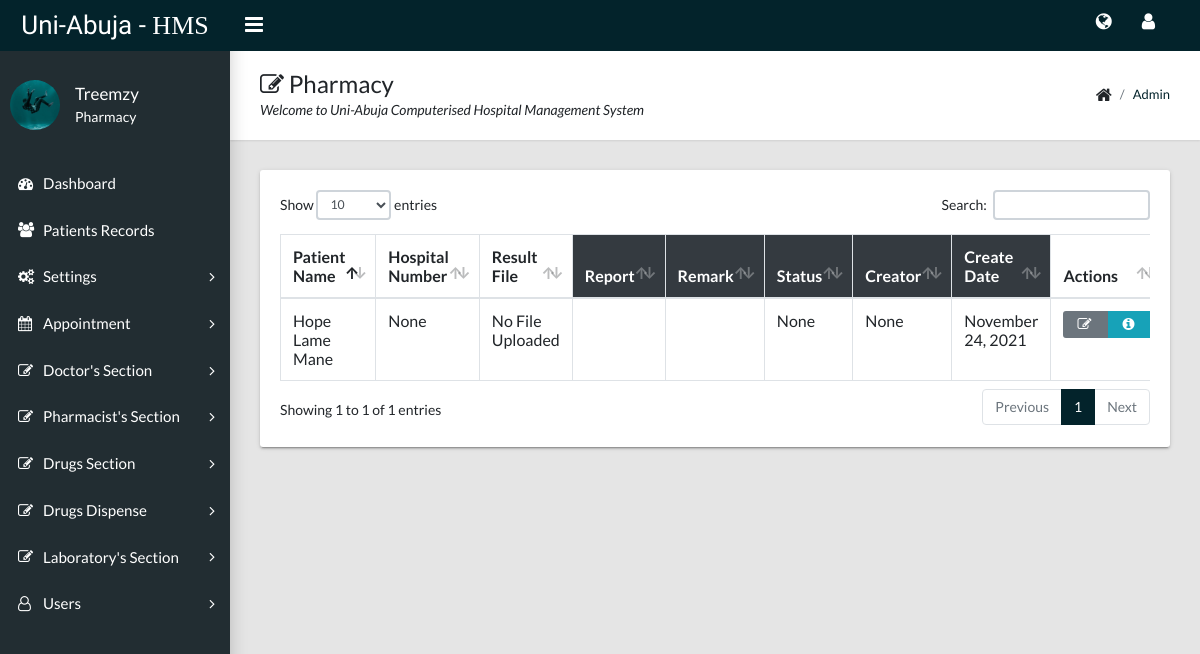
The page /pharmacy/ (signed in) on the database its author committed.
### users/models.py (models this page shows, shortened)
class User(AbstractUser):
    is_admin = models.BooleanField('Admin', default=False)
    is_superadmin = models.BooleanField('Super Admin', default=False)
    roles = models.ForeignKey(Role, null=True, blank=True, on_delete=models.SET_NULL)

class Profile(models.Model):
    user = models.OneToOneField(User, null=True, on_delete=models.SET_NULL)
    active = models.BooleanField('Active', default=False)
    bio = models.CharField(max_length=100, default='')
    image = models.ImageField(default='default.jpg', upload_to='profile_pics')

class Role(models.Model):
    role = models.CharField(max_length=100, null=True, blank=True, default=None)
    creator = models.CharField(max_length=100)
    createDate = models.DateTimeField(default=timezone.now)
    def __str__(self):
        return self.role

### CHospital/models.py (models this page shows, shortened)
class Pharmacy(models.Model):
    prescription = models.OneToOneField(Prescription, null=True, blank=True, default=None, on_delete=models.SET_NULL)
    complaint = models.TextField()
    remark = models.TextField()
    status = models.ForeignKey(Status, null=True, on_delete=models.SET_NULL)
    creator = models.CharField(max_length=100, null=True, blank=True)
    createDate = models.DateTimeField(default=timezone.now, null=True, blank=True)

class Prescription(models.Model):
    DoctorNoteID = models.ForeignKey(DoctorNote, null=True, blank=True, default=None, on_delete=models.SET_NULL)
    prescription = models.TextField()
    remark = models.TextField()
    file = models.FileField(upload_to='Pharmacy/', blank=True, null=True)
    creator = models.CharField(max_length=100, null=True, blank=True)
    createDate = models.DateTimeField(default=timezone.now, null=True, blank=True)

class DoctorNote(models.Model):
    appointmentID = models.OneToOneField(Appointment, null=True, blank=True, default=None, on_delete=models.SET_NULL)
    status = models.ForeignKey(Status, null=True, blank=True, on_delete=models.SET_NULL)
    observation = models.TextField()
    assessment = models.TextField()
    plan = models.TextField()
    remark = models.TextField()
    creator = models.CharField(max_length=100, null=True, blank=True)
    createDate = models.DateTimeField(default=timezone.now, null=True, blank=True)

class Appointment(models.Model):
    patientID = models.ForeignKey(Patient, null=True, blank=True, on_delete=models.SET_NULL)
    AppointmentTypeID = models.ForeignKey(AppointmentType, null=True, on_delete=models.SET_NULL)
    note = models.TextField()
    doctor = models.ForeignKey(User, null=True, on_delete=models.SET_NULL)
    status = models.CharField(max_length=100, null=True, blank=True)
    scheduledDate = models.DateTimeField(auto_now_add=False, auto_now=False, null=True, blank=True)
    creator = models.CharField(max_length=100, null=True, blank=True,)
    createDate = models.DateTimeField(default=timezone.now, null=True, blank=True)

class Patient(models.Model):
    hopitalNo = models.CharField(max_length=100, null=True, blank=True)
    surname = models.CharField(max_length=100)
    firstname = models.CharField(max_length=100)
    othername = models.CharField(max_length=100)
    dob = models.DateTimeField(auto_now_add=False, auto_now=False, null=True, blank=True)
    gender = models.ForeignKey(Gender, null=True, on_delete=models.SET_NULL)
    phone = models.CharField(max_length=100)
    emailAd = models.CharField(max_length=100)
    state = models.CharField(max_length=100)
    lga = models.CharField(max_length=100)
    matric_staff = models.CharField(max_length=100)
    address = models.TextField()
    maritalStatus = models.ForeignKey(MaritalStatus, null=True, on_delete=models.SET_NULL)
    patientType = models.ForeignKey(PatientType, null=True, on_delete=models.SET_NULL)
    bloodGroup = models.ForeignKey(BloodGroup, null=True, on_delete=models.SET_NULL)
    genotype = models.ForeignKey(Genotype, null=True, on_delete=models.SET_NULL)
    medicalCondition = models.TextField()
    allergies = models.TextField()
    creator = models.CharField(max_length=100, null=True, blank=True,)
    createDate = models.DateTimeField(default=timezone.now, null=True, blank=True)

### CHospital/views.py (the view)
# urls.py: path('pharmacy/', PharmacyListView.as_view(), name='CHMS-pharmacy'),
class PharmacyListView(LoginRequiredMixin, PermissionRequiredMixin, ListView):
    model = Pharmacy
    context_object_name = 'pharmacy'
    ordering = ['-createDate']
    extra_context = {'PH': 'active'}
    template_name = 'CHospital/pharmacy/index.html'
    def has_permission(self):
        return (
                self.request.user.is_superuser
                or self.request.user.roles.role == 'Pharmacy'
        )

### CHospital/templates/CHospital/pharmacy/index.html
{% extends "CHospital/base.html" %}
{% block content %}
   <div class="app-title">
        <div>
          <h1><i class="fa fa-edit"></i> Pharmacy </h1>
          <p>Welcome to Uni-Abuja Computerised Hospital Management System </p>
        </div>
        <ul class="app-breadcrumb breadcrumb">
          <li class="breadcrumb-item"><i class="fa fa-home fa-lg"></i></li>
          <li class="breadcrumb-item"><a href="{% url 'CHMS-pharmacy' %}">Admin</a></li>
        </ul>
   </div>
    <div class="row">
        <div class="col-md-12">
          <div class="tile">
            <div class="tile-body">
              <div class="table-responsive">
                <table class="table table-hover table-bordered" id="sampleTable">
                  <thead>
                    <tr>
                      <th>Patient Name</th>
                      <th>Hospital Number</th>
                      <th>Result File</th>
                      <th class="bg-dark text-white">Report</th>
                      <th class="bg-dark text-white">Remark</th>
                      <th class="bg-dark text-white">Status</th>
                      <th class="bg-dark text-white">Creator</th>
                      <th class="bg-dark text-white">Create Date</th>
                      <th>Actions</th>
                    </tr>
                  </thead>
                  <tbody>
                    {% for pharmacy in pharmacy %}
                        <tr>
                          <td>{{ pharmacy.prescription.DoctorNoteID.appointmentID.patientID.surname}} {{ pharmacy.prescription.DoctorNoteID.appointmentID.patientID.firstname}} {{ pharmacy.prescription.DoctorNoteID.appointmentID.patientID.othername}}</td>
                          <td>{{ pharmacy.prescription.DoctorNoteID.appointmentID.patientID.hopitalNo}}</td>
                          <td>
                              {% if not pharmacy.prescription.file %}
                              No File Uploaded
                              {% else %}
                              <a href="" onclick="window.open('/media/{{ pharmacy.prescription.file }}')"><i class="fa fa-file-pdf-o"></i></a>
                              {% endif %}
                          </td>
                          <td>{{ pharmacy.complaint}}</td>
                          <td>{{ pharmacy.remark}}</td>
                          <td>{{ pharmacy.status}}</td>
                          <td>{{ pharmacy.creator}}</td>
                          <td>{{ pharmacy.createDate|date:"F d, Y"}}</td>
                          <td>
                              <div class="btn-group"><a class="btn btn-secondary" href="{% url 'CHMS-pharmacyUpdate' pharmacy.id %}"><i class="fa fa-lg fa-edit"></i></a><a class="btn btn-info" href="{% url 'CHMS-pharmacyDetail' pharmacy.id %}"><i class="fa fa-lg fa-info-circle"></i></a></div>
                        </tr>
                    {% endfor %}
                  </tbody>
                </table>
              </div>
            </div>
          </div>
        </div>
    </div>
{%endblock content%}

### CHospital/templates/CHospital/base.html (shortened to what this page needs)
{% load static  %}
<html>
    <head>
        <link rel="stylesheet"  href="{% static 'style/main.css' %}">
        <link rel="stylesheet"  href="{% static 'fonts/font-awesome/css/font-awesome.css' %}">
        <link rel="stylesheet"  href="{% static 'fonts/font.css' %}">
    </head>
<body class="app sidebar-mini">
    <header class="app-header"><a class="app-header__logo" href="{% url 'CHMS-home'%}">Uni-Abuja - <span class="hms">HMS</span></a>
      <a class="app-sidebar__toggle" href="#" data-toggle="sidebar" aria-label="Hide Sidebar"></a>
      <ul class="app-nav">
        <a class="app-nav__item" href="{% url 'Index'%}" ><i class="fa fa-globe fa-lg"></i></a>
        <li class="dropdown">
         <a class="app-nav__item" href="#" data-toggle="dropdown" aria-label="Open Profile Menu"><i class="fa fa-user fa-lg"></i></a>
        </li>
      </ul>
    </header>
    <aside class="app-sidebar">
      <div class="app-sidebar__user">
        <img class="app-sidebar__user-avatar" src="{{ user.profile.image.url }}" alt="User Image">
        <div>
          <p class="app-sidebar__user-name">
              {% if request.user.is_authenticated %}
                {{ request.user.username }}
              {% endif %}
          </p>
          <p class="app-sidebar__user-designation">{{ request.user.roles}}</p>
        </div>
      </div>
      <ul class="app-menu">
        <li><a class="app-menu__item {{act}}"  href="{% url 'CHMS-home'%}"><i class="app-menu__icon fa fa-dashboard"></i><span class="app-menu__label">Dashboard</span></a></li>
        {% if request.user.roles.role == 'Records' or request.user.is_superuser  %}
        <li><a class="app-menu__item {{set}}" href="{% url 'CHMS-records' %}"><i class="app-menu__icon fa fa-users"></i><span class="app-menu__label">Patients Records</span></a></li>
        {% endif %}
        {% if request.user.is_superadmin or request.user.is_superuser  %}
        <li class="treeview"><a class="app-menu__item {{yes}} {{LTT}}" href="#" data-toggle="treeview"><i class="app-menu__icon fa fa-gears"></i><span class="app-menu__label">Settings</span><i class="treeview-indicator fa fa-angle-right"></i></a>
        </li>
        {% endif %}
         <li class="treeview"><a class="app-menu__item {{Okk}}" href="#" data-toggle="treeview"><i class="app-menu__icon fa fa-calendar"></i><span class="app-menu__label">Appointment</span><i class="treeview-indicator fa fa-angle-right"></i></a>
        </li>
        {% if request.user.roles.role == 'Doctor' or request.user.is_superuser  %}
            <li class="treeview"><a class="app-menu__item {{DN}} {{LT}} {{LR}}}" href="#" data-toggle="treeview"><i class="app-menu__icon fa fa-edit"></i><span class="app-menu__label">Doctor's Section</span><i class="treeview-indicator fa fa-angle-right"></i></a>
            </li>
       {% endif %}
       {% if request.user.roles.role == 'Pharmacy' or request.user.is_superuser  %}
            <li class="treeview"><a class="app-menu__item {{DN}} {{LT}} {{LR}}}" href="#" data-toggle="treeview"><i class="app-menu__icon fa fa-edit"></i><span class="app-menu__label">Pharmacist's Section</span><i class="treeview-indicator fa fa-angle-right"></i></a>
            </li>
          <li class="treeview"><a class="app-menu__item {{DR}} {{DRR}}" href="#" data-toggle="treeview"><i class="app-menu__icon fa fa-edit"></i><span class="app-menu__label">Drugs Section</span><i class="treeview-indicator fa fa-angle-right"></i></a>
            </li>
            <li class="treeview"><a class="app-menu__item {{DSP}}" href="#" data-toggle="treeview"><i class="app-menu__icon fa fa-edit"></i><span class="app-menu__label">Drugs Dispense</span><i class="treeview-indicator fa fa-angle-right"></i></a>
            </li>
       {% endif %}
       {% if request.user.roles.role == 'Lab' or request.user.is_superuser  %}
            <li class="treeview"><a class="app-menu__item {{DN}} {{LT}} {{LR}}}" href="#" data-toggle="treeview"><i class="app-menu__icon fa fa-edit"></i><span class="app-menu__label">Laboratory's Section</span><i class="treeview-indicator fa fa-angle-right"></i></a>
            </li>
       {% endif %}
        {% if request.user.is_superadmin or request.user.is_superuser  %}
         <li class="treeview"><a class="app-menu__item {{allUsers}} {{Role}}}}" href="#" data-toggle="treeview"><i class="app-menu__icon fa fa-user-o"></i><span class="app-menu__label">Users</span><i class="treeview-indicator fa fa-angle-right"></i></a>
        </li>
        {% endif %}
      </ul>
    </aside>
    <main class="app-content">
        {% block content %}{% endblock %}
    </main>
</body>
</html>

### rows shown on the page
User: profile.image (picture), user.username "Treemzy", user.roles "Pharmacy"
Pharmacy: prescription.DoctorNoteID.appointmentID.patientID.surname "Hope", prescription.DoctorNoteID.appointmentID.patientID.firstname "Lame", prescription.DoctorNoteID.appointmentID.patientID.othername "Mane", prescription.DoctorNoteID.appointmentID.patientID.hopitalNo "None", shows "No File Uploaded", status "None", creator "None", createDate "November 24, 2021"
